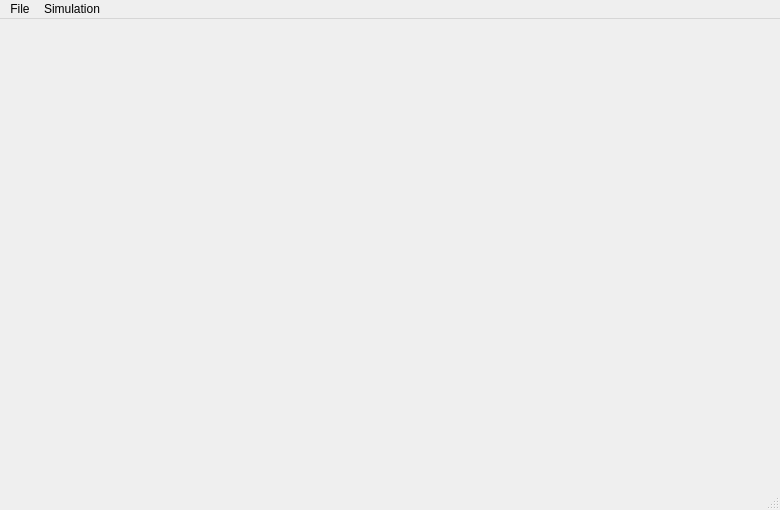
<?xml version="1.0" encoding="UTF-8"?>
<ui version="4.0">
 <class>guiDlg</class>
 <widget class="QMainWindow" name="guiDlg">
  <property name="geometry">
   <rect>
    <x>0</x>
    <y>0</y>
    <width>780</width>
    <height>510</height>
   </rect>
  </property>
  <property name="windowTitle">
   <string> DSR - Viewer</string>
  </property>
  <widget class="QWidget" name="centralwidget">
   <layout class="QVBoxLayout" name="verticalLayout">
    <item>
     <widget class="QSplitter" name="splitter_1">
      <property name="orientation">
       <enum>Qt::Horizontal</enum>
      </property>
      <widget class="QSplitter" name="splitter_2">
       <property name="sizePolicy">
        <sizepolicy hsizetype="Minimum" vsizetype="Expanding">
         <horstretch>0</horstretch>
         <verstretch>0</verstretch>
        </sizepolicy>
       </property>
       <property name="orientation">
        <enum>Qt::Vertical</enum>
       </property>
      </widget>
     </widget>
    </item>
   </layout>
  </widget>
  <widget class="QMenuBar" name="menubar">
   <property name="geometry">
    <rect>
     <x>0</x>
     <y>0</y>
     <width>780</width>
     <height>25</height>
    </rect>
   </property>
   <widget class="QMenu" name="menuFile">
    <property name="title">
     <string>File</string>
    </property>
    <addaction name="actionSave"/>
   </widget>
   <widget class="QMenu" name="menuSimulation">
    <property name="title">
     <string>Simulation</string>
    </property>
    <addaction name="actionStart_Stop"/>
   </widget>
   <addaction name="menuFile"/>
   <addaction name="menuSimulation"/>
  </widget>
  <widget class="QStatusBar" name="statusbar"/>
  <action name="actionSave">
   <property name="text">
    <string>Save</string>
   </property>
  </action>
  <action name="actionStart_Stop">
   <property name="text">
    <string>Start/Stop</string>
   </property>
  </action>
 </widget>
 <resources/>
 <connections/>
</ui>
